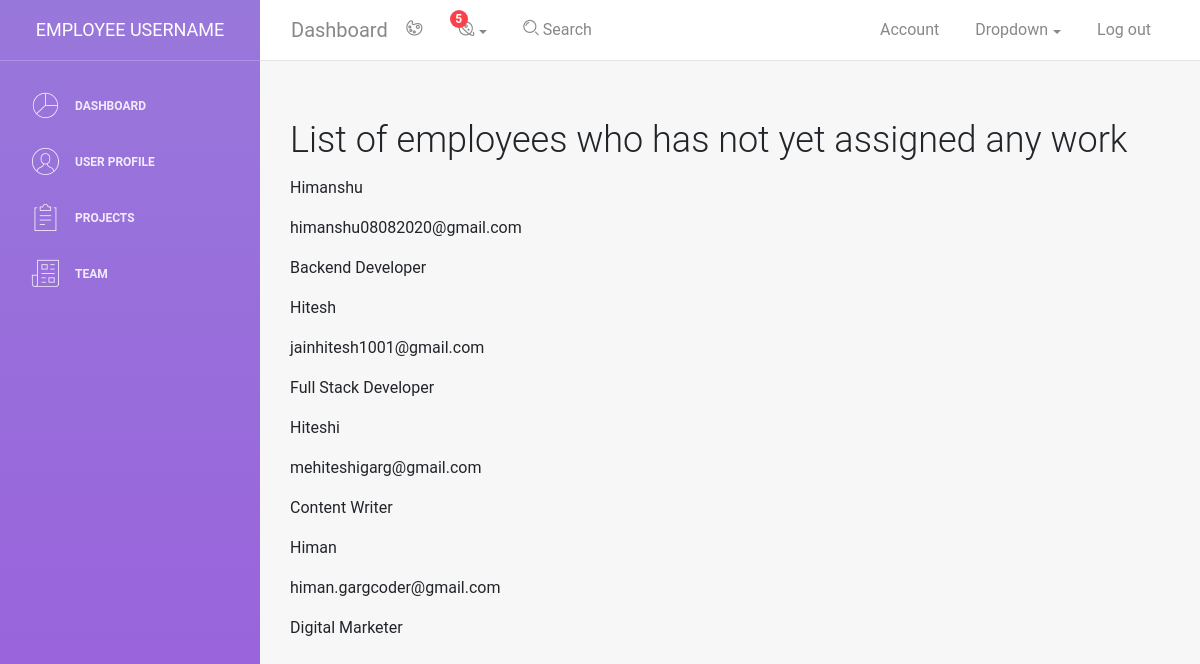
/employee/project-assign/1, run on the app's committed database.
### staff/models.py (models this page shows, shortened)
class Employee(AbstractUser):
    email = models.EmailField(unique=True)
    username = None
    employee_id = models.IntegerField(unique=True, default=0)
    image = models.ImageField(upload_to="profile", null=True)
    USERNAME_FIELD = 'email'
    REQUIRED_FIELDS = []
    date_joined = models.DateTimeField(default=timezone.now)
    phone_regex = RegexValidator( regex = r'^\d{10}$',message = "phone number should exactly be in 10 digits")
    phone = models.CharField(max_length=255, validators=[phone_regex], blank = True, null=True)  # you can set it unique = True
    department =  models.ForeignKey(Department, blank=True , default = None , null = True , on_delete=models.SET_NULL) #(choices=department_choices, default=0)
    credit_score = models.IntegerField(validators=[MinValueValidator(0),
                                  MaxValueValidator(100)] , default=0)
    address = models.ForeignKey(Address, on_delete=models.SET_NULL, null=True)
    team = models.ForeignKey('Team', blank=True , null=True, on_delete=models.SET_NULL)
    objects = CustomUserManager()
    def __str__(self):
        return str(self.email)

class Department(models.Model):
    name = models.CharField(max_length=30)

### staff/views.py (the view)
# urls.py: path('project-assign/<int:pk>',views.project_assign , name='project-assign')
def project_assign(request , pk):  # pk => project id
    ems = Employee.objects.all().filter(team__isnull = True)
    print(ems)
    context = {
        "project_id":pk,
        "ems":ems,            # ems=>employees
    }
    return render(request, 'staff/project-assign.html', context)

### staff/templates/staff/project-assign.html (shortened to what this page needs)
{% extends "base.html" %}
{% block body %}
<h2>
    List of employees who has not yet assigned any work
</h2>
{% for em in ems %}
<div class="">
    <p>{{em.first_name}}</p>
    <p>{{em.email}}</p>
    <p>{{em.department.name}}</p>
</div>
{% endfor %}
{% endblock body %}

### data on the page
Employee: first_name "Himanshu", email "himanshu08082020@gmail.com", department.name "Backend Developer"
Employee: first_name "Hitesh", email "jainhitesh1001@gmail.com", department.name "Full Stack Developer"
Employee: first_name "Hiteshi", email "mehiteshigarg@gmail.com", department.name "Content Writer"
Employee: first_name "Himan", email "himan.gargcoder@gmail.com", department.name "Digital Marketer"
